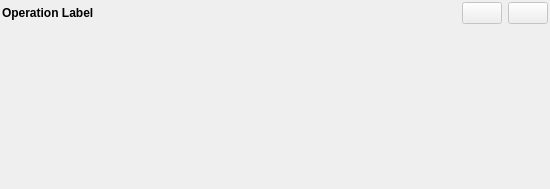
<?xml version="1.0" encoding="UTF-8"?>
<ui version="4.0">
 <class>AbstractOperation</class>
 <widget class="QWidget" name="AbstractOperation">
  <property name="geometry">
   <rect>
    <x>0</x>
    <y>0</y>
    <width>550</width>
    <height>189</height>
   </rect>
  </property>
  <property name="windowTitle">
   <string>Form</string>
  </property>
  <layout class="QGridLayout" name="layout">
   <property name="leftMargin">
    <number>2</number>
   </property>
   <property name="topMargin">
    <number>2</number>
   </property>
   <property name="rightMargin">
    <number>2</number>
   </property>
   <property name="bottomMargin">
    <number>2</number>
   </property>
   <item row="0" column="3">
    <widget class="QPushButton" name="revert_button">
     <property name="enabled">
      <bool>false</bool>
     </property>
     <property name="acceptDrops">
      <bool>false</bool>
     </property>
     <property name="toolTip">
      <string>Cancel changes</string>
     </property>
     <property name="text">
      <string/>
     </property>
    </widget>
   </item>
   <item row="0" column="2">
    <widget class="QPushButton" name="commit_button">
     <property name="enabled">
      <bool>false</bool>
     </property>
     <property name="toolTip">
      <string>Commit changes</string>
     </property>
     <property name="text">
      <string/>
     </property>
    </widget>
   </item>
   <item row="0" column="1">
    <spacer name="horizontal_spacer">
     <property name="orientation">
      <enum>Qt::Horizontal</enum>
     </property>
     <property name="sizeHint" stdset="0">
      <size>
       <width>40</width>
       <height>20</height>
      </size>
     </property>
    </spacer>
   </item>
   <item row="0" column="0">
    <widget class="QLabel" name="main_label">
     <property name="font">
      <font>
       <bold>true</bold>
      </font>
     </property>
     <property name="text">
      <string>Operation Label</string>
     </property>
    </widget>
   </item>
   <item row="1" column="0">
    <spacer name="vertical_spacer">
     <property name="orientation">
      <enum>Qt::Vertical</enum>
     </property>
     <property name="sizeHint" stdset="0">
      <size>
       <width>20</width>
       <height>40</height>
      </size>
     </property>
    </spacer>
   </item>
  </layout>
 </widget>
 <resources/>
 <connections/>
</ui>
